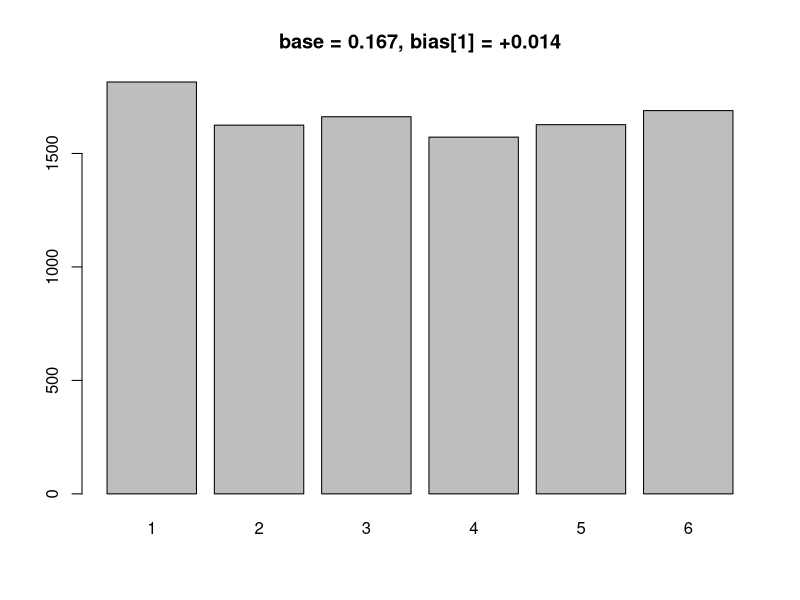
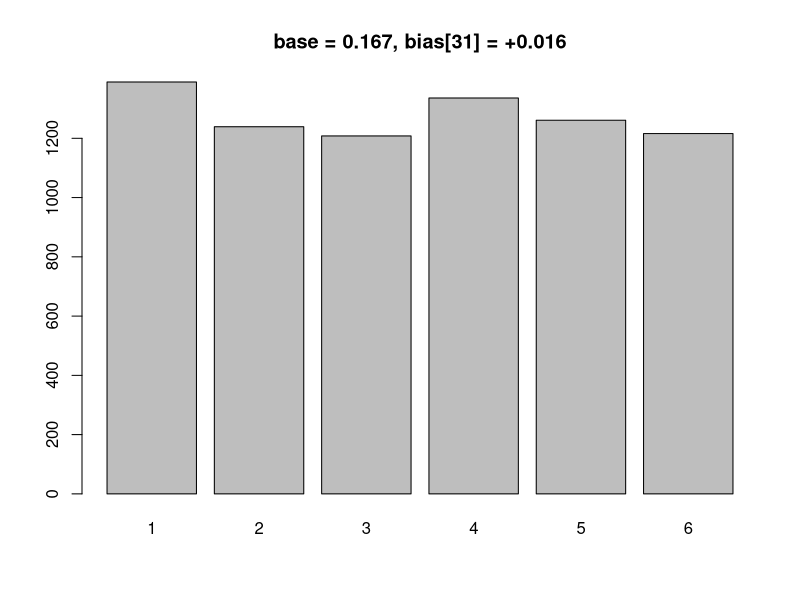
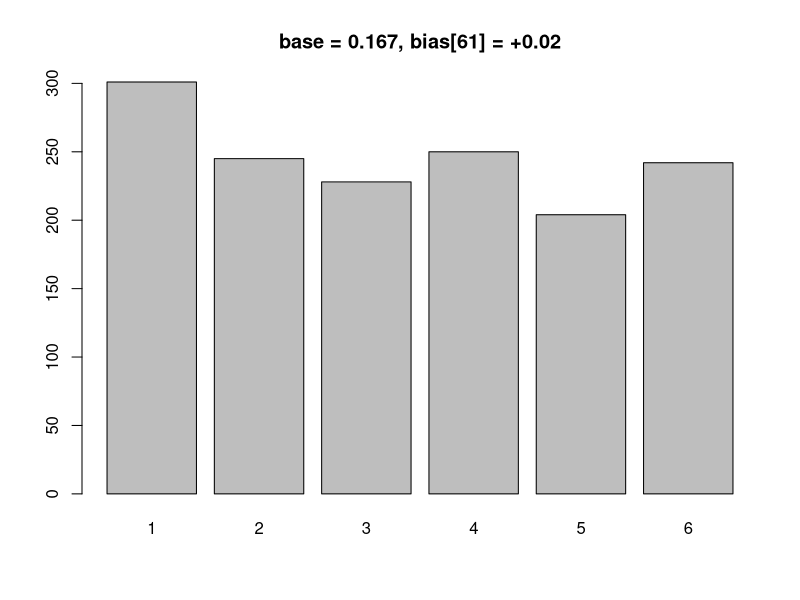
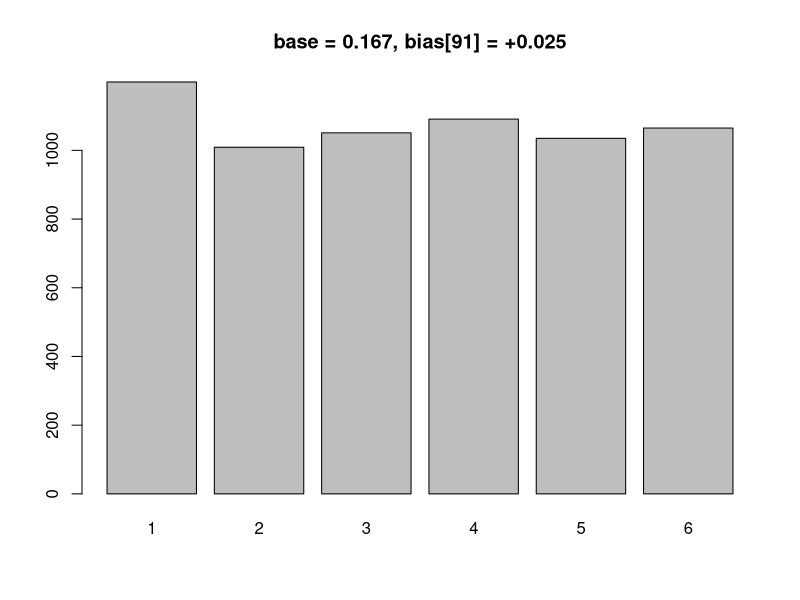
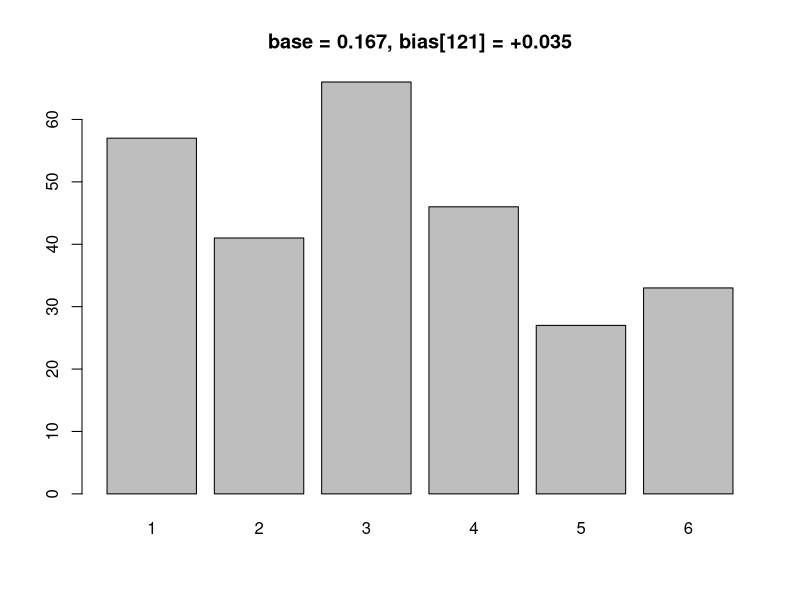
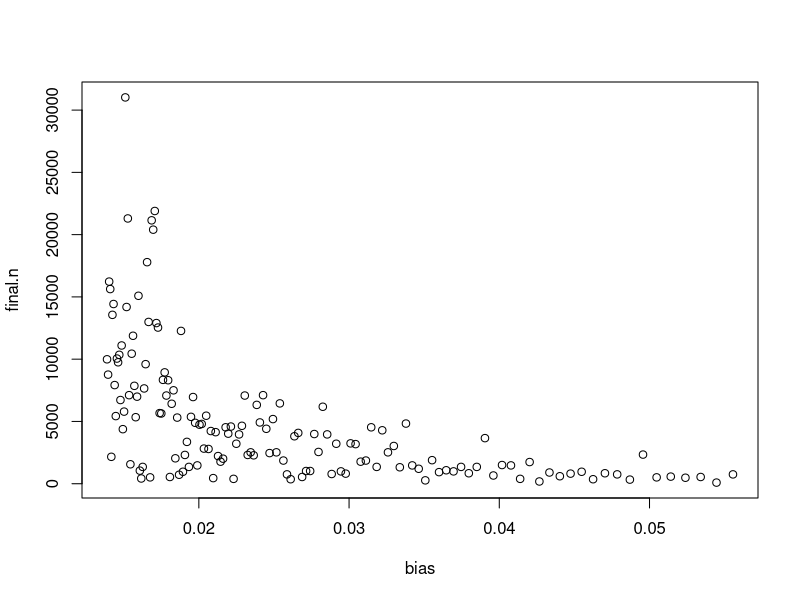
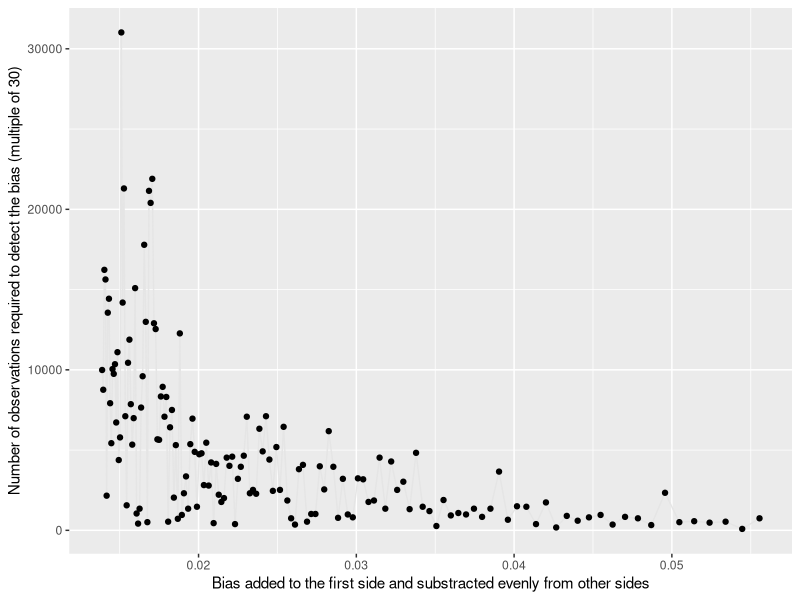

R code for these plots, in order:
# BIASED DICE, © Kévin Selänne
#
# The following simulation demonstrates how many observations are needed to
# detect a biased die using the chi-squared goodness-of-fit test. The biased,
# generalized die needs to have at least two sides (in which case it could be
# described as a coin).
#
# First, the die is biased by adding probability to the first side and evenly
# substracting that amount from the remaining sides. Then, a fixed number of
# samples is drawn from the die, and the resulting sample is tested for equal
# distribution with the goodness-of-fit test. If the test's p-value exceeds the
# chosen significance level, more samples are drawn and concatenated to previous
# observations until a statistically significant result is obtained. A vector
# saves this number of observations required to detect the bias, and the process
# is repeated for another biased die. Finally, a plot shows the number of
# observations that were needed to detect bias as a function of probability
# added to the first side of the die.
#
# A real-world illustration could be a casino offering dice games. A malicious
# dice manufacturer could sell a biased die to a casino, and then go play games
# at that casino betting on side 1 of his die. He would then have a slightly
# higher chance of winning compared to playing with a fair die. The casino owner
# keeps track of all dice throws and regularly uses the chi-squared
# goodness-of-fit test to ensure that all dice are fair. According to this
# simulation, the smaller the bias, the more throws it would take for the casino
# owner to notice that the die is biased. On the other hand, general probability
# theory tells us that the malicious manufacturer would only benefit from the
# biased die in the long term, when sample averages converge to their expected
# values (see law of large numbers). For example, if the malicious manufacturer
# were to play just 10 games, he would most likely not benefit from the biased
# die, since such a small sample cannot account for a tiny increase in the
# probability of one side. The benefits would only be noticeable after thousands
# of games, at which point the casino owner would have detected the hoax.
# (Though the seller could circumvent this limitation by playing in multiple
# casinos, satisfying the requirement of many games while playing few games in
# each casino to avoid getting caught.)

alpha <- 0.001                    # Significance level
sides <- 6                        # How many sides the die has (>=2)
die <- seq(1,sides)               # Numbering the sides
base.probs <- rep(1/sides, sides) # Fair, uniform probabilities
# Values of bias that will be added to the first side:
k <- seq((sides*12), (sides*3), length.out = 150)
bias <- 1/k                       # denser scale at small values of bias

final.n <- rep(NA, length(bias))  # Initializing a vector for the number of observations finally needed
for(b in 1:length(bias)) {
  # Setting up the probabilities vector to be used in the upcoming iteration:
  biased.probs <- rep(NA, sides)
  # Adding bias to the first side:
  biased.probs[1] <- base.probs[1] + bias[b]
  # Normalization by distributing the remaining probability evenly:
  biased.probs[2:sides] <- base.probs[2:sides] - bias[b]/(sides-1)
  
  # Initializing an empty frequency table:
  observations.freq <- table(factor(numeric(0), levels = 1:sides))
  delta.n <- 30 # How many observations to generate at each increment
  a <- 1        # Initial value for the "observed" p-value
  while(a > alpha) {
    s <- sample(die, delta.n, replace = T, prob = biased.probs) # Throwing the die delta.n times
    s.factor <- factor(s, levels = 1:sides)                     # Factoring in possibly missing values
    observations.freq <- observations.freq + table(s.factor)    # Adding new observations to previous ones
    
    test <- chisq.test(observations.freq, p = base.probs)       # Goodness-of-fit test
    # N.B. The test does not account for the reason why the null hypothesis may
    # be rejected. In some cases, some other value than 1 may be observed so
    # often that the null hypothesis is rejected.
    a <- test$p.value
    # Continue while the p-value exceeds the significance level
  }
  final.n[b] <- sum(observations.freq) # Saving how many observations were required in the end
  
  # Bar plots for some values of bias (use "previous/next plot" buttons in RStudio):
  if(b %% round(length(bias)/5) == 1){ # %% is the modulus operator (remainder in division)
    barplot(observations.freq, main = paste("base = ", round(base.probs[1], digits=3),
                                           ", bias[", b,"] = +", round(bias[b], digits=3), sep = ""))
  }
}

plot(bias, final.n) # Basic plot

# Example on how to use the ggplot2 plotting library (should be pre-installed)
# for prettier plots. Full documentation: http://docs.ggplot2.org
library(ggplot2)
ggplot(mapping = aes(x = bias, y = final.n))+
  geom_line(col = "gray90")+                  # To be able to see the order of points.
  geom_point()+
  xlab("Bias added to the first side and substracted evenly from other sides")+
  ylab(paste("Number of observations required to detect the bias (multiple of ", delta.n,")", sep = ""))
